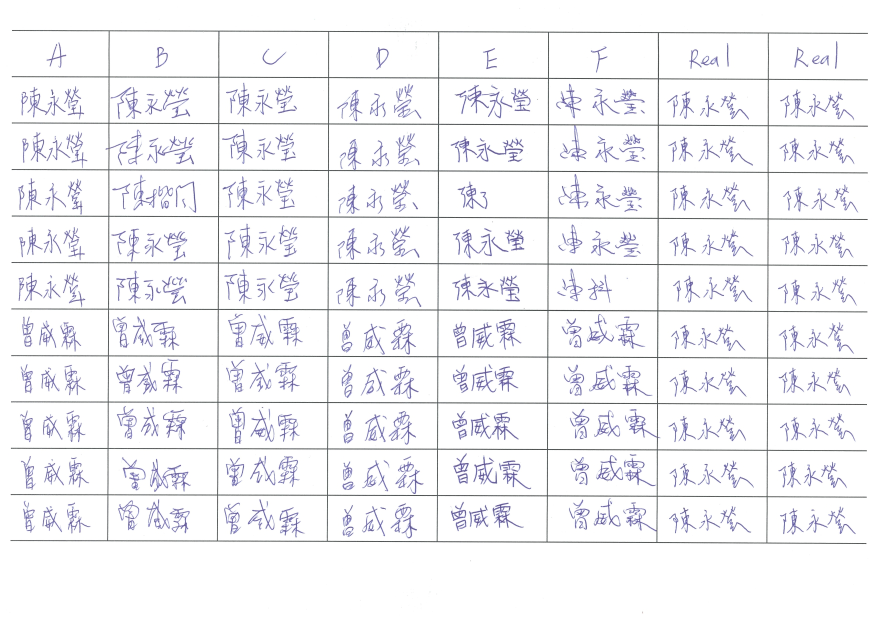
#> input picture scanpaper/Page_1.jpg, 1756 x 1242 px, found by its file name (shown at 1/2 size)
$ python 'Create DataBase.py'
#> lines starting #> are read from the running program, lines starting #| are printed output that depends on the picture
import cv2

# 圖片路徑
image_path = "C:/Weilin/Tensor/Signature Recognition System/scanpaper/Page_1.jpg"
image_path2 = "C:/Weilin/Tensor/Signature Recognition System/scanpaper/Page_2.jpg"
# 資料夾路徑
file_path_F = "C:/Weilin/Tensor/Signature Recognition System/OUTRF"
file_path_T = "C:/Weilin/Tensor/Signature Recognition System/OurT"

# 讀取圖片
img = cv2.imread(image_path)
#> img is the input picture: shape (1242, 1756, 3); mean B, G, R 246.1, 243.2, 243.2
img2 = cv2.imread(image_path2)
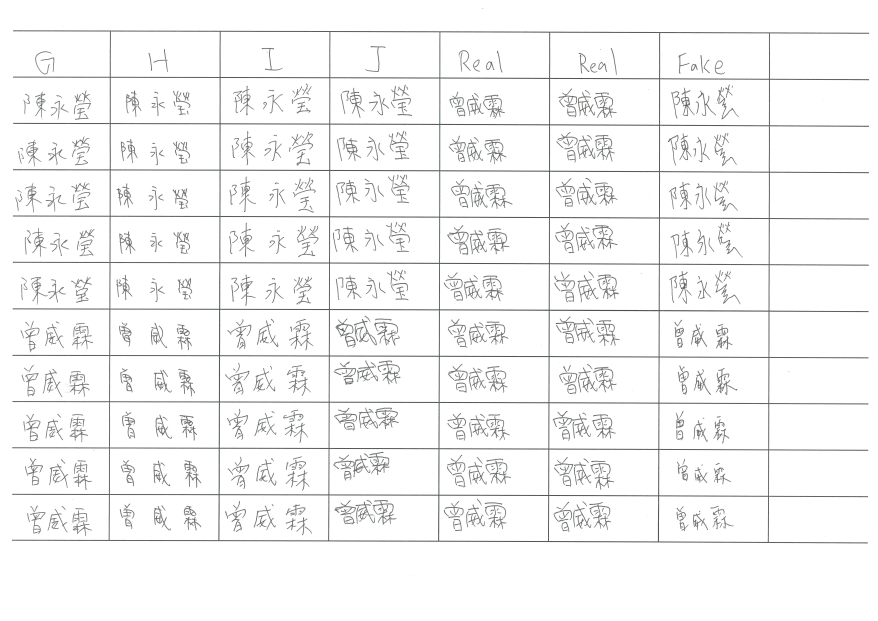
#> input picture scanpaper/Page_2.jpg, 1756 x 1242 px, found by its file name (shown at 1/2 size)
#> img2 is the input picture: shape (1242, 1756, 3); mean B, G, R 245.3, 245.5, 245.3

# 設定人
person = ['A', 'B', 'C', 'D', 'E', 'F']
person2 = ['G', 'H', 'I', 'J']

# 最左上角
X = 10
Y = 155

# 裁切區域的 x與 y 座標（左上角）
x = 10
y = 155

# 裁切區域的長度與寬度
w = 207
h = 91

i = 1

# *************  裁切圖片_Page1 ****************

# 擷取假資料
for k in person:
    # 從上到下擷取
    for i in range(1, 6):
        crop_img = img[y:y + h, x:x + w]
        crop_img = cv2.resize(crop_img, (388, 184), interpolation=cv2.INTER_AREA)
        y = y + 93
        # print("陳永瑩_%s_%d.jpg" %(k, i))
        # 顯示圖片
        # cv2.imshow("cropped", crop_img)
        # cv2.waitKey(0)
        cv2.imwrite(f"{file_path_F}/陳永瑩_%s_%d.jpg" % (k, i), crop_img)
    for j in range(1, 6):
        crop_img = img[y:y + h, x:x + w]
        crop_img = cv2.resize(crop_img, (388, 184), interpolation=cv2.INTER_AREA)
        y = y + 93
        # print("曾威霖_%s_%d.jpg" %(k, j))
        # 顯示圖片
        # cv2.imshow("cropped", crop_img)
        # cv2.waitKey(0)
        cv2.imwrite(f"{file_path_F}/曾威霖_%s_%d.jpg" % (k, j), crop_img)
    # 將擷取座標回復並跳到下一行
    x = x + 218
    y = Y
#> this loop made 6 passes
#> pass 1, `cv2.imwrite(f"{file_path_F}/陳永瑩_%s_%d.jpg" % (k, i), crop_img)`:
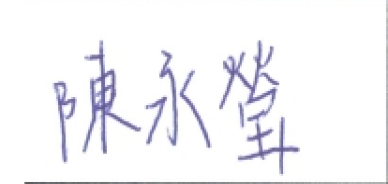
#> saved as 陳永瑩_A_4.jpg: shape (184, 388, 3); mean B, G, R 247.3, 243.9, 244.2
#> after the loop, x = 1318

# 擷取真實資料
for l in range(1, 3):
    # 從上到下擷取
    for i in range(1, 11):
        crop_img = img[y:y + h, x:x + w]
        crop_img = cv2.resize(crop_img, (388, 184), interpolation=cv2.INTER_AREA)
        y = y + 93
        # print("陳永瑩_%d.jpg" %(i))
        # 顯示圖片
        # cv2.imshow("cropped", crop_img)
        # cv2.waitKey(0)
        cv2.imwrite(f"{file_path_T}/陳永瑩_%d.jpg" % i, crop_img)
    # 將擷取座標回復並跳到下一行
    x = x + 218
    y = Y
#> this loop made 2 passes
#> x on passes 1 to 2: 1536, 1754
#> pass 1, `cv2.imwrite(f"{file_path_T}/陳永瑩_%d.jpg" % i, crop_img)`:
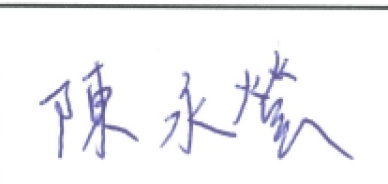
#> saved as 陳永瑩_4.jpg: shape (184, 388, 3); mean B, G, R 246, 242.8, 242.8
#> after the loop, x = 1754

# *************  裁切圖片_Page2 ****************

x = X
y = Y

# 擷取假資料
for k in person2:
    # 從上到下擷取
    for i in range(1, 6):
        crop_img = img2[y:y + h, x:x + w]
        crop_img = cv2.resize(crop_img, (388, 184), interpolation=cv2.INTER_AREA)
        y = y + 93
        # print("陳永瑩_%s_%d.jpg" %(k, i))
        # 顯示圖片
        # cv2.imshow("cropped", crop_img)
        # cv2.waitKey(0)
        cv2.imwrite(f"{file_path_F}/陳永瑩_%s_%d.jpg" % (k, i), crop_img)
    for j in range(1, 6):
        crop_img = img2[y:y + h, x:x + w]
        crop_img = cv2.resize(crop_img, (388, 184), interpolation=cv2.INTER_AREA)
        y = y + 93
        # print("曾威霖_%s_%d.jpg" %(k, j))
        # 顯示圖片
        # cv2.imshow("cropped", crop_img)
        # cv2.waitKey(0)
        cv2.imwrite(f"{file_path_F}/曾威霖_%s_%d.jpg" % (k, j), crop_img)
    # 將擷取座標回復並跳到下一行
    x = x + 218
    y = Y
#> this loop made 4 passes
#> pass 1, `cv2.imwrite(f"{file_path_F}/陳永瑩_%s_%d.jpg" % (k, i), crop_img)`:
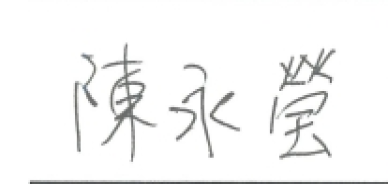
#> saved as 陳永瑩_G_4.jpg: shape (184, 388, 3); mean B, G, R 245.1, 245.3, 245.1
#> after the loop, x = 882

# 擷取真實資料
for l in range(1, 3):
    for i in range(1, 11):
        crop_img = img2[y:y + h, x:x + w]
        crop_img = cv2.resize(crop_img, (388, 184), interpolation=cv2.INTER_AREA)
        y = y + 93
        # print("曾威霖_%d.jpg" %(i))
        # 顯示圖片
        # cv2.imshow("cropped", crop_img)
        # cv2.waitKey(0)
        cv2.imwrite(f"{file_path_T}/曾威霖_%d.jpg" % (i), crop_img)
    # 將擷取座標回復並跳到下一行
    x = x + 218
    y = Y
#> this loop made 2 passes
#> x on passes 1 to 2: 1100, 1318
#> pass 1, `cv2.imwrite(f"{file_path_T}/曾威霖_%d.jpg" % (i), crop_img)`:
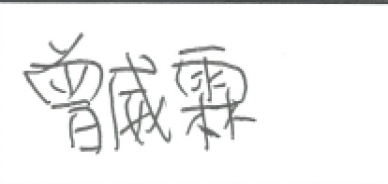
#> saved as 曾威霖_4.jpg: shape (184, 388, 3); mean B, G, R 241.4, 241.5, 241.2
#> after the loop, x = 1318


# 擷取訪真假資料
for i in range(1, 6):
    crop_img = img2[y:y + h, x:x + w]
    crop_img = cv2.resize(crop_img, (388, 184), interpolation=cv2.INTER_AREA)
    y = y + 93
    # print("陳永瑩_曾威霖_%d.jpg" %(i))
    # 顯示圖片
    # cv2.imshow("cropped", crop_img)
    # cv2.waitKey(0)
    cv2.imwrite(f"{file_path_F}/陳永瑩_曾威霖_%d.jpg" % (i), crop_img)
#> this loop made 5 passes
#> y on passes 1 to 5: 248, 341, 434, 527, 620
#> after the loop, y = 620
for j in range(1, 6):
    crop_img = img2[y:y + h, x:x + w]
    crop_img = cv2.resize(crop_img, (388, 184), interpolation=cv2.INTER_AREA)
    y = y + 93
    # print("曾威霖_陳永瑩_%d.jpg" %(j))
    # 顯示圖片
    # cv2.imshow("cropped", crop_img)
    # cv2.waitKey(0)
    cv2.imwrite(f"{file_path_F}/曾威霖_陳永瑩_%d.jpg" % (j), crop_img)
#> this loop made 5 passes
#> y on passes 1 to 5: 713, 806, 899, 992, 1085
#> pass 1, `crop_img = cv2.resize(crop_img, (388, 184), interpolation=cv2.INTER_AR..`:
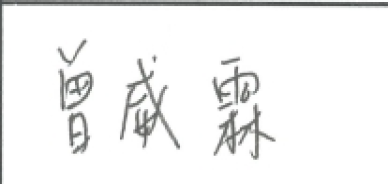
#> crop_img: shape (184, 388, 3); mean B, G, R 241.9, 242.1, 241.9
#> pass 2, `crop_img = cv2.resize(crop_img, (388, 184), interpolation=cv2.INTER_AR..`:
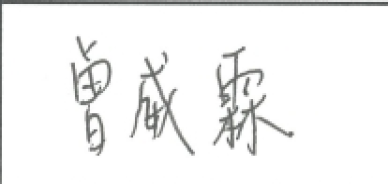
#> crop_img: shape (184, 388, 3); mean B, G, R 242.4, 242.7, 242.5
#> after the loop, y = 1085
